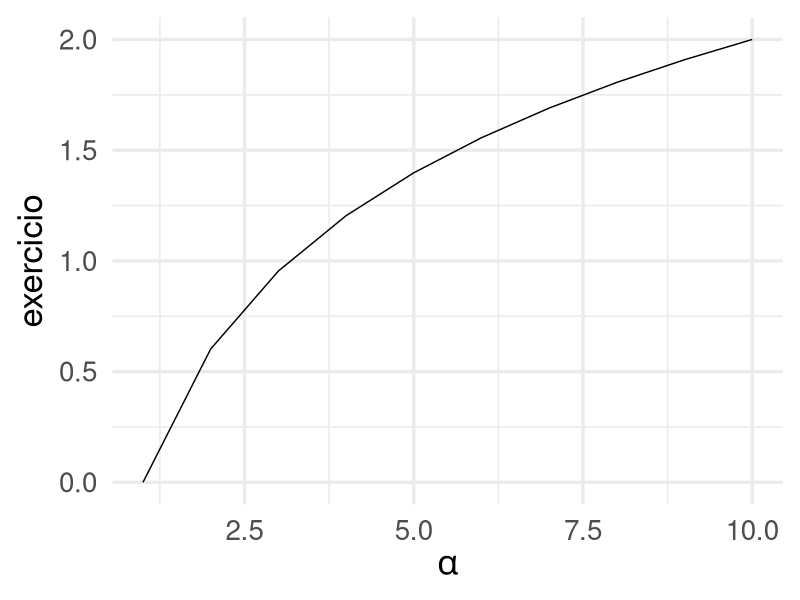

The R source for this figure:
# 1. Faça os exercícios da seção 9.2 do livro
# https://livro.curso-r.com/9-2-r-markdown.html

# 2. Teste os temas abaixo com os exemplos de aula:
# Dica: veja na documentação como instalar estes pacotes.

# a) https://ewenme.github.io/ghibli/
# b) https://ryo-n7.github.io/tvthemes/

# 3. Escreva a label apropriada no eixo Y. Note que no eixo y
# está representada o log de alpha ao quadrado (linha 17).

library(ggplot2)
library(magrittr) # Carregar o pipe %>% 
tibble::tibble(
  alpha = 1:10,
  alpha2 = log10(alpha^2)
  ) %>% 
  ggplot(aes(alpha, alpha2)) +
  geom_line() +
  labs(
    x = expression(alpha),
    y = "exercicio"
  ) +
  theme_minimal(25)

# 4. Crie um tema que você goste e nos mostre em sala


# 5. Reproduza os gráficos das matérias abaixo:

# a) https://nucleo.jor.br/redes/2021-03-11-ciencia-dispara-twitter-divulgadores
# Reproduzir apenas o primeiro gráfico.
# Os dados e código foram disponibilizados no final da matéria.
# Primeiro, tente reproduzir sem olhar o código do ggplot, 
# rodando apenas até a linha 128:
# código: https://gist.github.com/lgelape/d854f7f23a900531e3fd4977d574e492#file-materia_engajamento_divulgadores-r-L128
# 
# b) [EXERCÍCIO CANCELADO - NÃO FAZER]
# [DESAFIO] https://www.washingtonpost.com/graphics/2018/lifestyle/sinclair-broadcasting/
# Nesse caso, siga o passo-a-passo da matéria.
# código: https://r-journalism.com/posts/2018-07-17-sf-sinclair-map/map/
# OBS: como é de 2018, pode ser que seja necessário adaptar.
